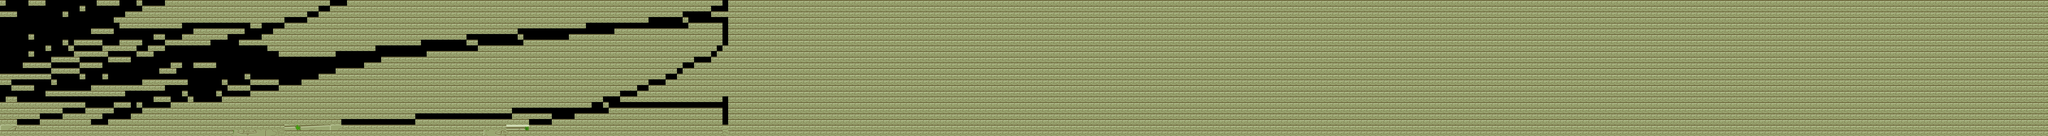

A level layout from a 2D game, rendered from its tile map. Below: a short description, then the map file with tile-grid data replaced by summaries:
An orthogonal 360x24 tile map with 32x32 px tiles, 2 tile layers (Lane, background).

<map version="1.2" tiledversion="1.2.4" orientation="orthogonal" renderorder="right-down" width="360" height="24" tilewidth="32" tileheight="32" infinite="0" nextlayerid="4" nextobjectid="1">
 <tileset firstgid="1" source="1.tsx" />
 <layer id="1" name="Lane" width="360" height="24">
  <data>[8640 cells, 720 non-empty, 116 distinct tile ids]</data>
 </layer>
 <layer id="2" name="background" width="360" height="24">
  <data>[8640 cells, 7715 non-empty, 1 distinct tile ids]</data>
 </layer>
 <objectgroup id="3" name="Monster" />
</map>
